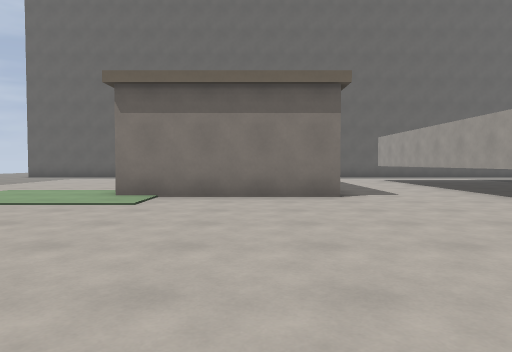
View 1 (above)

14 first-person views from a walk through a Godot game level. The camera is 1.2 m above the floor, tilts 2° down and sees 70° across. The floor is counted in squares, 2 m on a side. Each view is taken from the middle of a square. On the plan, view 1 faces up. The plan holds only what a view shows up to about 10 squares ahead; the rest is blank. The place goes on beyond the plan.

View 2
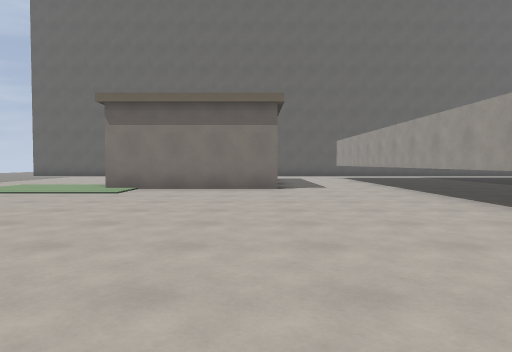

View 3
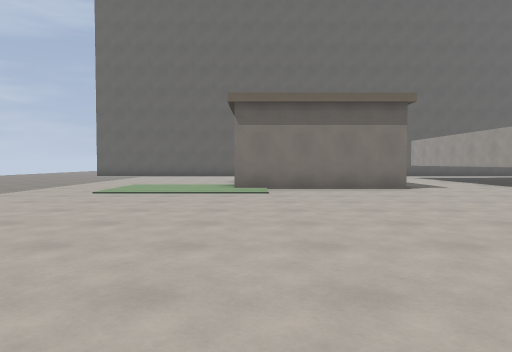

View 4
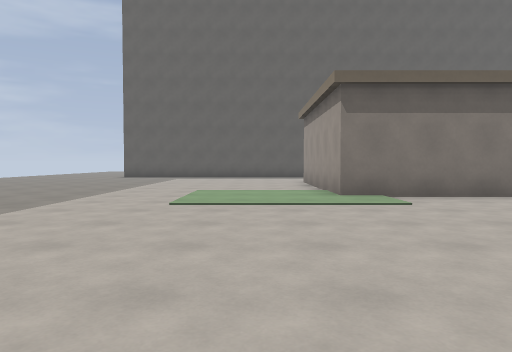

View 5
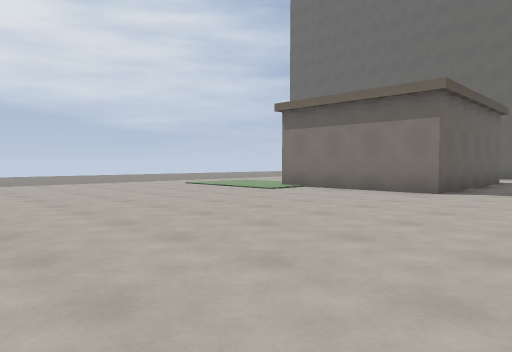

View 6
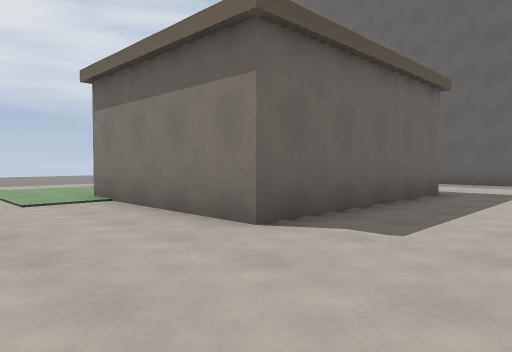

View 7
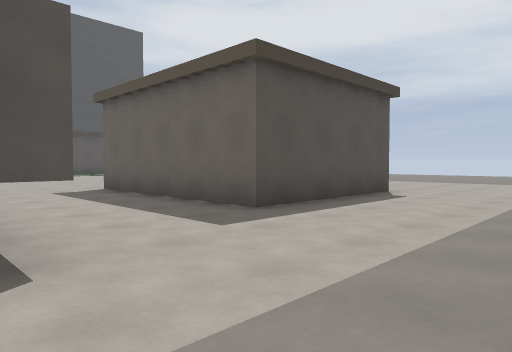

View 8
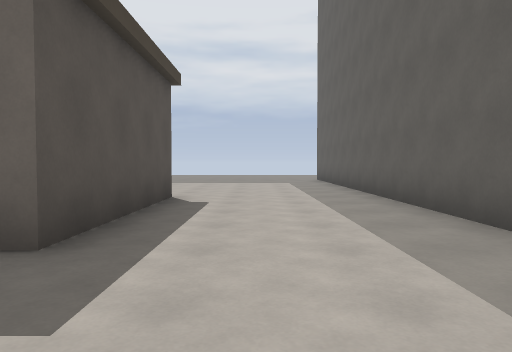

View 9
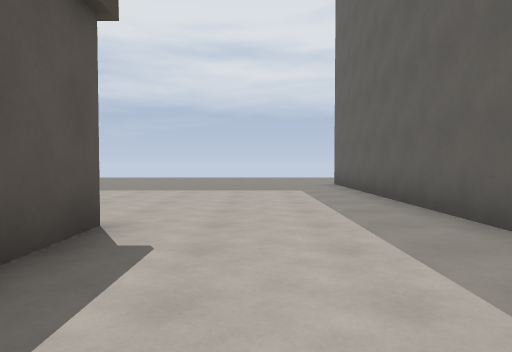

View 10
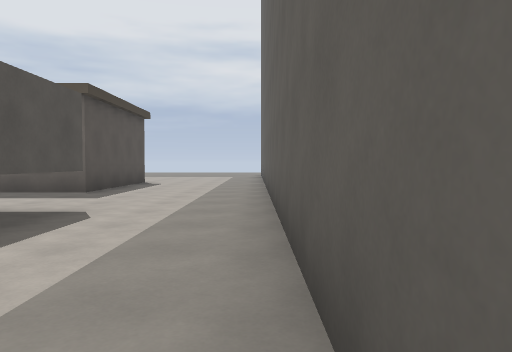

View 11
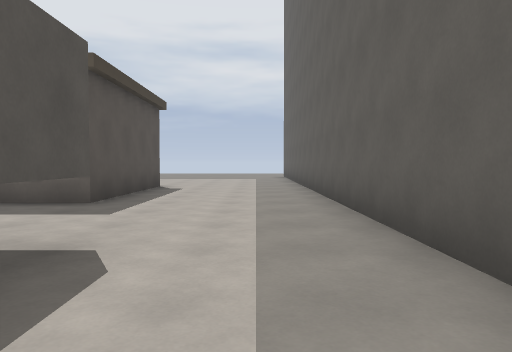

View 12
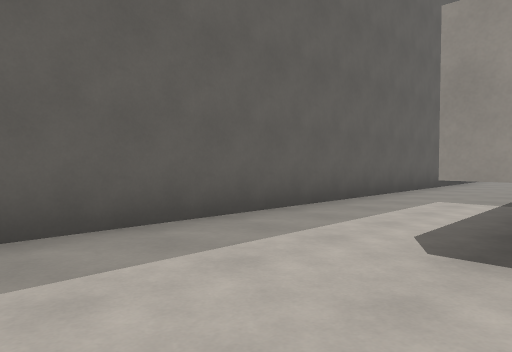

View 13
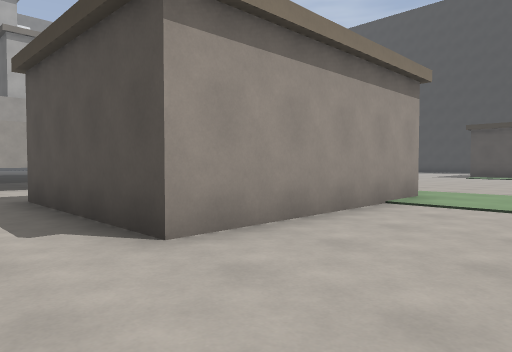

View 14
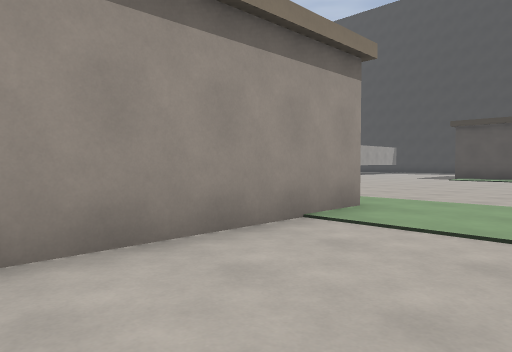

### Floor plan
Points are (right, up) in squares from view 1. A wall is a line through its corners. A room is listed if a view was taken in it or the views show most of it. See-through windows are left out.
Room 1 (views 1, 2, 3, 4, 5, 6)
walls: (4.3, 2.6) (4.3, 5.6); (1.5, 6.5) (-2.5, 6.5)
ways out: opening at (-4, 7) to room 2; opening at (3, 6.3) to room 2
Room 2 (views 7, 8, 9, 10, 11, 12, 13, 14)
walls: (11.8, 15.3) (-5.5, 15.3); (4.3, 5.6) (4.3, 12.8) (5.9, 12.8); (-2.5, 6.5) (-2.5, 11.5) (1.5, 11.5) (1.5, 6.5)
ways out: opening at (-4, 7) to room 1; opening at (3, 6.3) to room 1

Where each view was taken, in squares from view 1:
view 1: 0 up, 0 right, facing up
view 2: 2 down, 1 right, facing up
view 3: 2 down, 2 left, facing up
view 4: 0 up, 4 left, facing up
view 5: 1 down, 4 right, facing up-left
view 6: 4 up, 4 right, facing up-left
view 7: 15 up, 5 right, facing down-left
view 8: 13 up, 4 right, facing left
view 9: 13 up, 1 right, facing left
view 10: 15 up, 9 right, facing left
view 11: 14 up, 7 right, facing left
view 12: 12 up, 2 right, facing up-right
view 13: 13 up, 5 left, facing down-right
view 14: 11 up, 5 left, facing down-right
